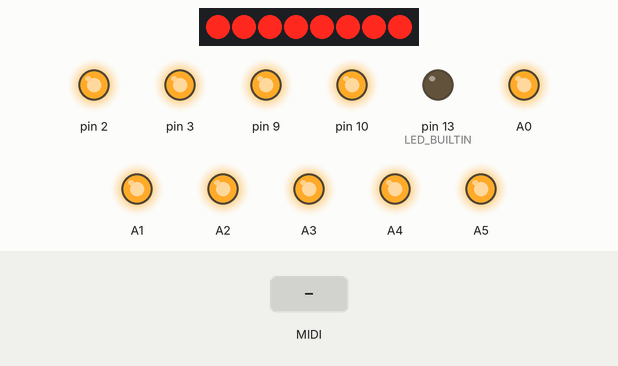
Simulated run of this sketch. Board: Arduino Uno, built with avr-gcc and run on an emulated ATmega328P. Parts: 8 shift-register outputs drawn as a row of LEDs (first output left, lit = HIGH), output pins drawn as LEDs (lit = HIGH). Wiring (inferred from the names in the program): shift register (74HC595): data pin 11; shift clock pin 12; latch pin 8. Wiring (inferred from the signals the program sends): row of LEDs: on Q0, Q1, Q2, Q3, Q4, Q5, Q6, Q7. The test bench sets the inputs (shaded band). MIDI output is not drawn; pins used as bus, display or sensor lines are not drawn.

Above: at 0.1 s.
2.3 s: MIDI note 36 received
At 3.0 s:
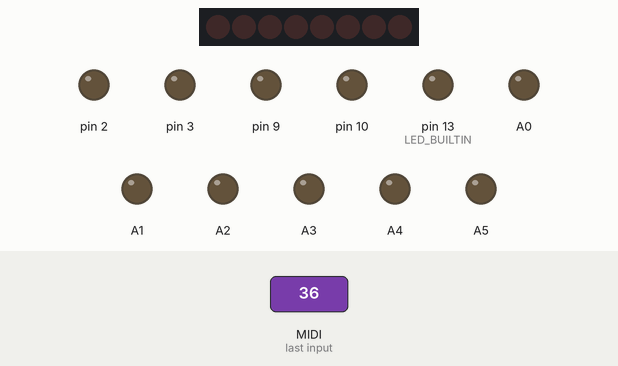
Timing chart, 0 to 5.3 s (numbered marks = the images above; inputs shaded):
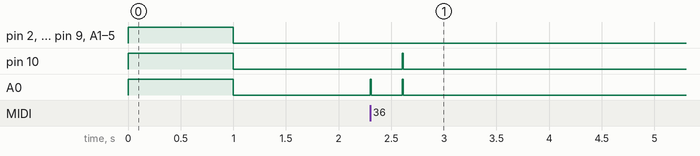

The sketch:

midi-monitor.ino
```cpp
#include "MIDI.h"
#include "LEDGroup.h"
#include "Blinker.h"

#define SR_LATCH_PIN 8
#define SR_CLOCK_PIN 12
#define SR_DATA_PIN 11

MIDI_CREATE_INSTANCE(HardwareSerial, Serial, MIDI);

LEDGroup ledGroup = LEDGroup(SR_LATCH_PIN, SR_CLOCK_PIN, SR_DATA_PIN);

uint16_t binValue = 0;

Blinker clock = Blinker(9);
Blinker general = Blinker(10);

Blinker channels1_8[8] = { A0, A1, A2, A3, A4, A5, 2, 3 };
BaseBlinker channels9_16[8];

void setup() {
  Serial.begin(31250);  //MIDI baud rate

  pinMode(LED_BUILTIN, OUTPUT);

  MIDI.setHandleNoteOn(midiHandleNoteOn);
  MIDI.setHandleNoteOff(midiHandleNoteOff);
  MIDI.setHandleControlChange(midiHandleControlChange);
  MIDI.setHandleProgramChange(midiHandleProgramChange);
  MIDI.setHandlePitchBend(midiHandlePitchBend);

  MIDI.setHandleStart(midiHandleStart);
  MIDI.setHandleStop(midiHandleStop);
  MIDI.setHandleClock(midiHandleClock);

  MIDI.turnThruOn();
  MIDI.begin(MIDI_CHANNEL_OMNI);  //check if there's no performance issues

  for (int i = 0; i < 8; i++) {
    channels1_8[i].setState(true);
  }

  clock.setState(true);
  general.setState(true);

  ledGroup.process(0xFF);

  delay(1000);

  for (int i = 0; i < 8; i++) {
    channels1_8[i].setState(false);
  }

  ledGroup.process(0x00);
  clock.setState(false);
  general.setState(false);
}

void setBit(uint16_t &c, int x, bool value) {
  c = (c & ~(1 << x)) | (value << x);
}

void loop() {
  static byte pinIndex = 0;
  unsigned long time = millis();

  MIDI.read();

  if (pinIndex < 8) {
    channels1_8[pinIndex].process(time);
    channels9_16[pinIndex].process(time);
    setBit(binValue, pinIndex, channels9_16[pinIndex].getState());
    ledGroup.process(binValue);

  } else {
    clock.process(time);
    general.process(time);
  }

  pinIndex++;
  if (pinIndex >= 9) pinIndex = 0;
}

void handleMidi(byte channel) {
  general.blink();
  if (channel >= 1 && channel <= 8) {
    channels1_8[channel - 1].blink();
  }
  if (channel >= 9 && channel <= 16) {
    channels9_16[channel - 9].blink();
  }
}

void midiHandleNoteOn(byte channel, byte note, byte velocity) {
  handleMidi(channel);
}

void midiHandleNoteOff(byte channel, byte note, byte velocity) {
  handleMidi(channel);
}

void midiHandleControlChange(byte channel, byte control, byte value) {
  handleMidi(channel);
}

void midiHandleProgramChange(byte channel, byte value) {
  handleMidi(channel);
}

void midiHandlePitchBend(byte channel, int bend) {
  handleMidi(channel);
}

void midiHandleStart() {
  general.blink();
  clock.blink();
}

void midiHandleStop() {
  general.blink();
  clock.blink();
}

void midiHandleClock() {
  general.blink();
  clock.blink();
}
```

BaseBlinker.h
```cpp
#ifndef BASE_BLINKER_H
#define BASE_BLINKER_H

static const unsigned long blinkTime = 5;

class BaseBlinker {
public:
  BaseBlinker() {
  }

  virtual void setState(bool state) {
    internalState = state;
  }

  inline bool getState() {
    return internalState;
  }

  void blink() {
    trigger = true;
  }

  void process(unsigned long time) {
    if (trigger) {
      endTime = time + blinkTime;
      trigger = false;
      setState(true);
    }

    if (time > endTime && internalState) {
      setState(false);
    }
  }

private:
  bool trigger = false;
  bool internalState = false;

  unsigned long endTime = 0;
};

#endif
```

Blinker.h
```cpp
#ifndef BLINKER_H
#define BLINKER_H

#include "BaseBlinker.h"

class Blinker : public BaseBlinker {
public:
  Blinker(byte pin)
    : pin(pin) {
    pinMode(pin, OUTPUT);
  }

  void setState(bool state) {
    BaseBlinker::setState(state);
    digitalWrite(pin, state ? HIGH : LOW);
  }

private:
  byte pin;
};

#endif
```

LEDGroup.h
```cpp
#ifndef LEDGROUP_H
#define LEDGROUP_H

class LEDGroup {
public:
    LEDGroup(byte latchPin, byte clockPin, byte dataPin) : latchPin(latchPin), clockPin(clockPin), dataPin(dataPin) {
        pinMode(latchPin, OUTPUT);
        pinMode(clockPin, OUTPUT);
        pinMode(dataPin, OUTPUT);
    }

private:
/*
    uint16_t boolArrayToUint16(bool* bits) {
        uint16_t value = 0;
        for (int i = 0; i < 8; i++) {
            if (bits[i]) {
                value |= (1 << i);
            }
        }
        return value;
    }
*/
    void sendData(uint16_t binValue) {
        byte lowByte  = binValue & 0xFF;        // bits 0-7
        //byte highByte = (binValue >> 8) & 0xFF; // bits 8-15

        digitalWrite(latchPin, LOW);

        //shiftOut(dataPin, clockPin, MSBFIRST, highByte);
        shiftOut(dataPin, clockPin, MSBFIRST, lowByte);

        digitalWrite(latchPin, HIGH);
    }

public:
    void process(uint16_t binValue) {
        if (binValue == lastValue) return;

        lastValue = binValue;
        sendData(binValue);
    }

private:
    byte latchPin, clockPin, dataPin;
    uint16_t lastValue = 0xFFFF;
};

#endif //LEDGROUP_H
```

Measured:
- after the input at 2.3 s, pin 10: LOW → HIGH after 0.31 s, → LOW 0.01 s later; A0: alternates HIGH for 0.01 s and LOW for 0.29 s, 4 changes in all, then stays LOW, starting at once
